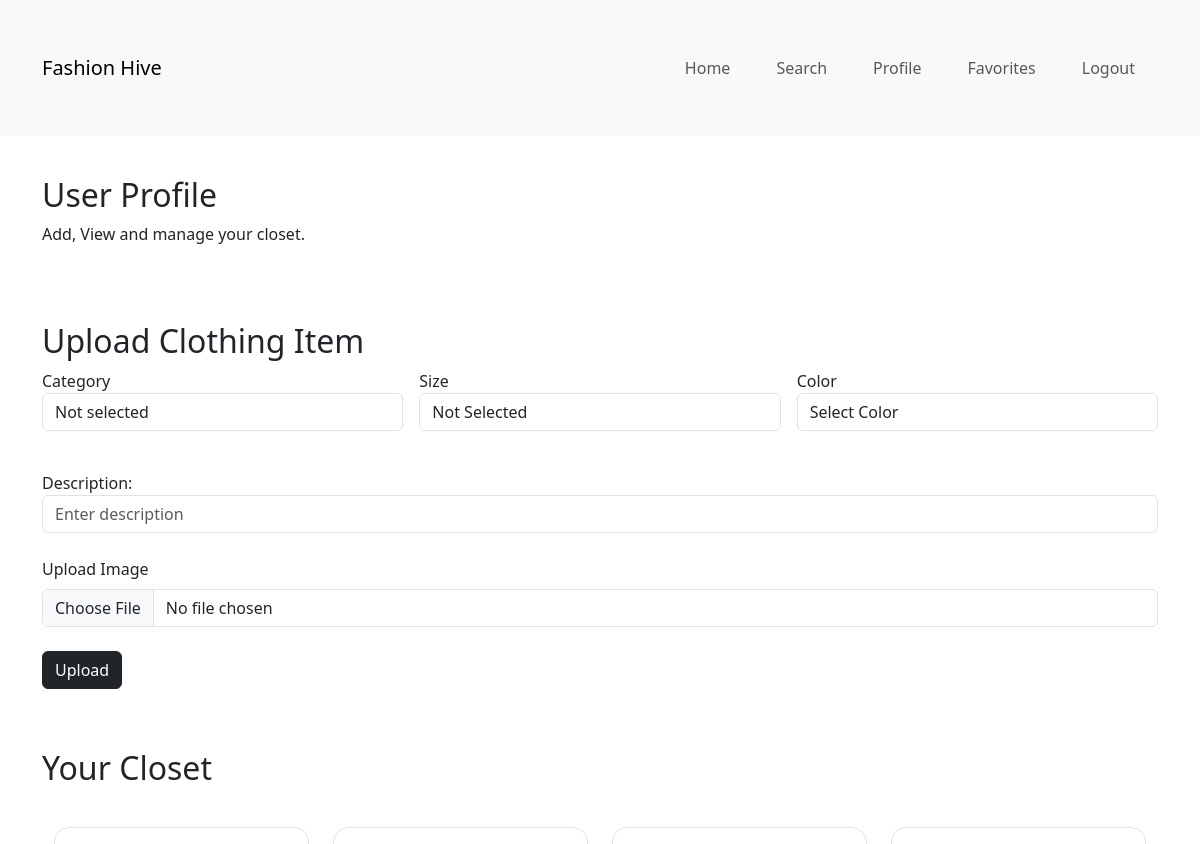
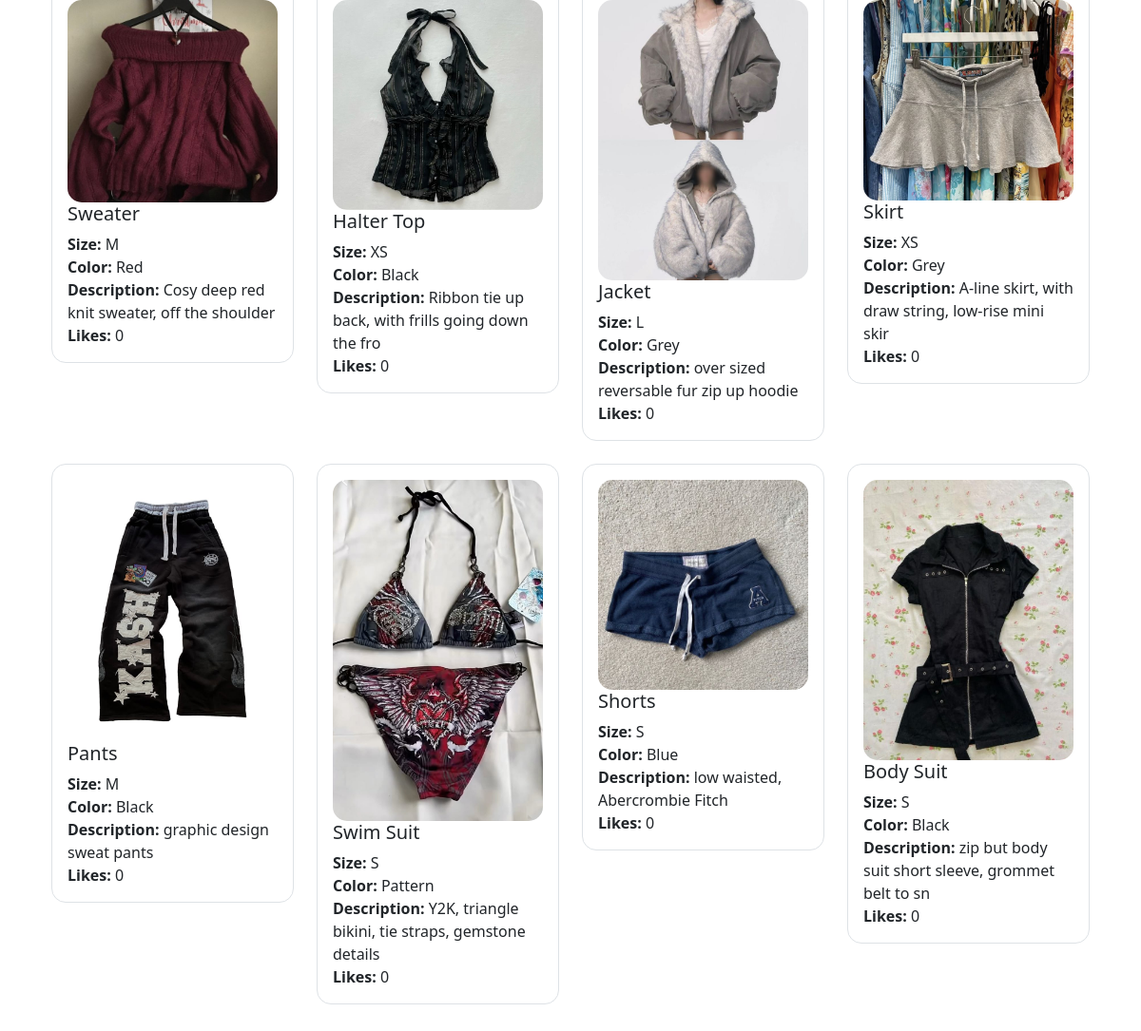
Screenshot of /member/Profile.php (signed in) with the database file from the repository (2 pictures, top to bottom).
### tables this page shows
CREATE TABLE `closet_item` (
  `Item_Id` int(11) NOT NULL,
  `Item_Image` varchar(50) NOT NULL,
  `Category_Id` int(11) NOT NULL COMMENT 'idk if ima do they can just put a ceteogry or if it will be a choice and a item can have any diffrent ceteogries',
  `Size_Id` int(11) NOT NULL,
  `User_Id` int(11) NOT NULL,
  `Color_Id` int(11) NOT NULL,
  `Description` varchar(100) NOT NULL COMMENT 'not sure if i should just make this text cause i dont want it to be too long'
);

### src/ClassCloset.php (the view, shortened to what this page needs)
<?php
include_once "Database.php";
include "includes/header.php";
Class Closet{
    private static $database;
    private static function InitializeDatabase(){
		global $DatabaseName;
		if(!isset(self::$database)){
			self::$database = new DatabasePDO($DatabaseName);
		}
	}
    public static function ReadClosetItems($category = null, $size = null, $userId = null, $colorId = null, $description = null, $itemId = null){
        $query = "SELECT * FROM closet_item";
        if($itemId != null){
            $query .= " WHERE Item_Id = $itemId";
        }
        else if($category != null){
            $query .= " WHERE Category_Id = $category";
        }
        else if($size != null){
            $query .= " WHERE Size_Id = $size";
        }
        else if($userId != null){
            $query .= " WHERE User_Id = $userId";
        }
        try{
			$connection = self::$database->GetConnection();
			$stmt = $connection->prepare($query);
			$stmt->execute();
			$result = $stmt->fetchAll(PDO::FETCH_ASSOC);
			return $result;
		}catch(PDOException $exception){
			echo "Query Failed: ".$exception->getMessage();
		}
    }
    public static function GetFKData($table, $columnId, $id, $targetColumn) {
        $query = "SELECT $targetColumn FROM $table WHERE $columnId = $id";
        try{
			$connection = self::$database->GetConnection();
			$stmt = $connection->prepare($query);
			$stmt->execute();
            $obj = $stmt->fetch(PDO::FETCH_OBJ);
            return $obj->$targetColumn;
        }catch(PDOException $exception){
			echo "Query Failed: ".$exception->getMessage();
		}
    }
    public static function DisplayCloset($array) {
        echo '<div class="container">';
        echo '<div class="row">';
        foreach($array as $key => $value) {
            $categoryName = self::GetFKData("category", "Category_Id", $value["Category_Id"], "Name");
            $sizeName = self::GetFKData("size", "Size_Id", $value["Size_Id"], "Size");
            $colorName = self::GetFKData("color", "Color_Id", $value["Color_Id"], "Color");
            $likeCount = isset($value['like_count']) ? $value['like_count'] : 0;
            echo '<div class="col-md-3 mb-4">';
                echo '<div class="border p-3" style="border-radius: 15px;">';
                echo '<img style="border-radius: 15px;" src="./images/'.$value["Item_Image"].'" height="auto" width="100%">';
                    echo '<h5>'.$categoryName.'</h5>';
                        echo '<div class="mt-2">';
                            echo '<strong>Size:</strong> '.$sizeName.'<br>';
                            echo '<strong>Color:</strong> '.$colorName.'<br>';
                            echo '<strong>Description:</strong> '.$value["Description"].'<br>';
                            echo '<strong>Likes:</strong> '.$likeCount;
                    echo '</div>';
                echo '</div>';
            echo '</div>';
        }
        echo '</div>';
        echo '</div>';
    }
}
?>

### member/css/style.css (style rules this page uses)
body { margin-left: 0px; margin-top: 0px; margin-right: 0px; margin-bottom: 0px; }
.container { width: 80%; max-width: 900px; margin: 20px auto; padding: 20px; border-radius: 10px; }

### rows the page displays
closet_item: Item_Image (picture), categoryName "Sweater", sizeName "M", colorName "Red", Description "Cosy deep red knit sweater, off the shoulder", likeCount "0"
closet_item: Item_Image (picture), categoryName "Halter Top", sizeName "XS", colorName "Black", Description "Ribbon tie up back, with frills going down the fro", likeCount "0"
closet_item: Item_Image (picture), categoryName "Jacket", sizeName "L", colorName "Grey", Description "over sized reversable fur zip up hoodie", likeCount "0"
closet_item: Item_Image (picture), categoryName "Skirt", sizeName "XS", colorName "Grey", Description "A-line skirt, with draw string, low-rise mini skir", likeCount "0"
closet_item: Item_Image (picture), categoryName "Pants", sizeName "M", colorName "Black", Description "graphic design sweat pants", likeCount "0"
closet_item: Item_Image (picture), categoryName "Swim Suit", sizeName "S", colorName "Pattern", Description "Y2K, triangle bikini, tie straps, gemstone details", likeCount "0"
closet_item: Item_Image (picture), categoryName "Shorts", sizeName "S", colorName "Blue", Description "low waisted, Abercrombie Fitch", likeCount "0"
closet_item: Item_Image (picture), categoryName "Body Suit", sizeName "S", colorName "Black", Description "zip but body suit short sleeve, grommet belt to sn", likeCount "0"
